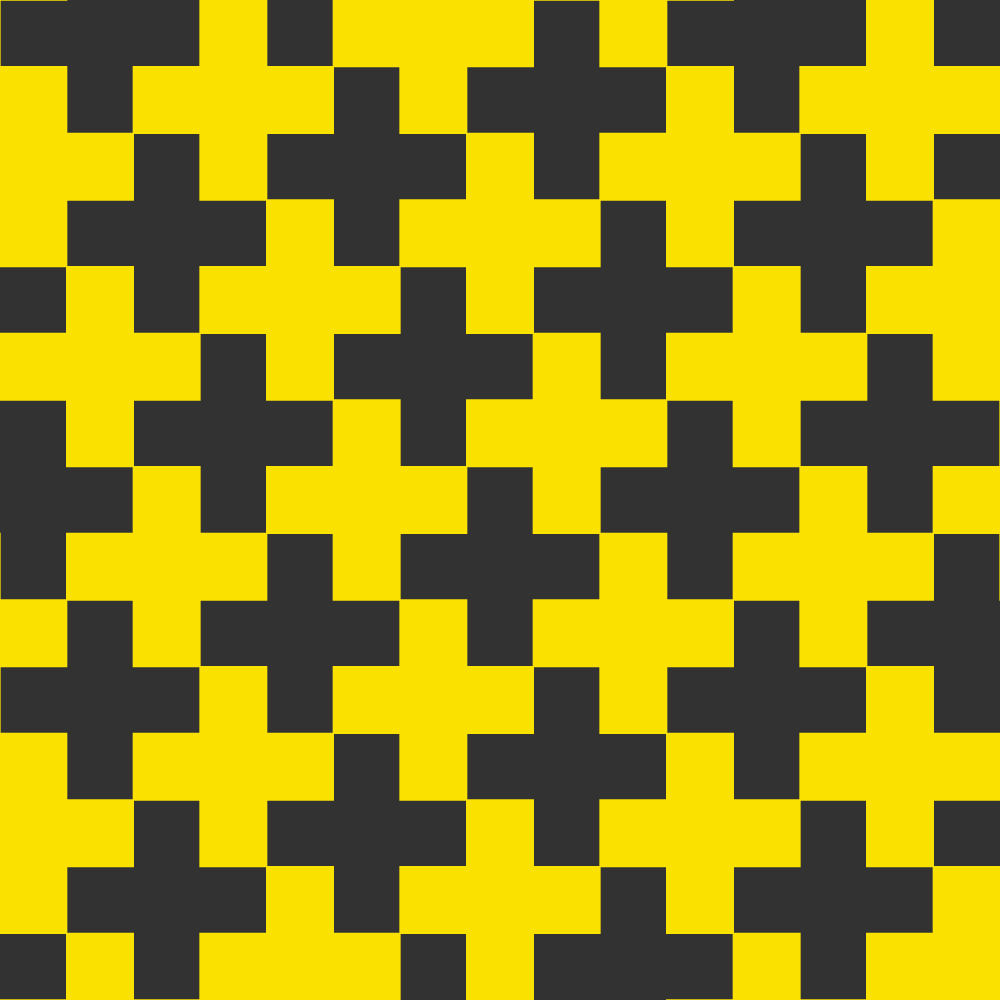
Frame 1 (no input)
Frame 60 (no input): identical to frame 1, image omitted
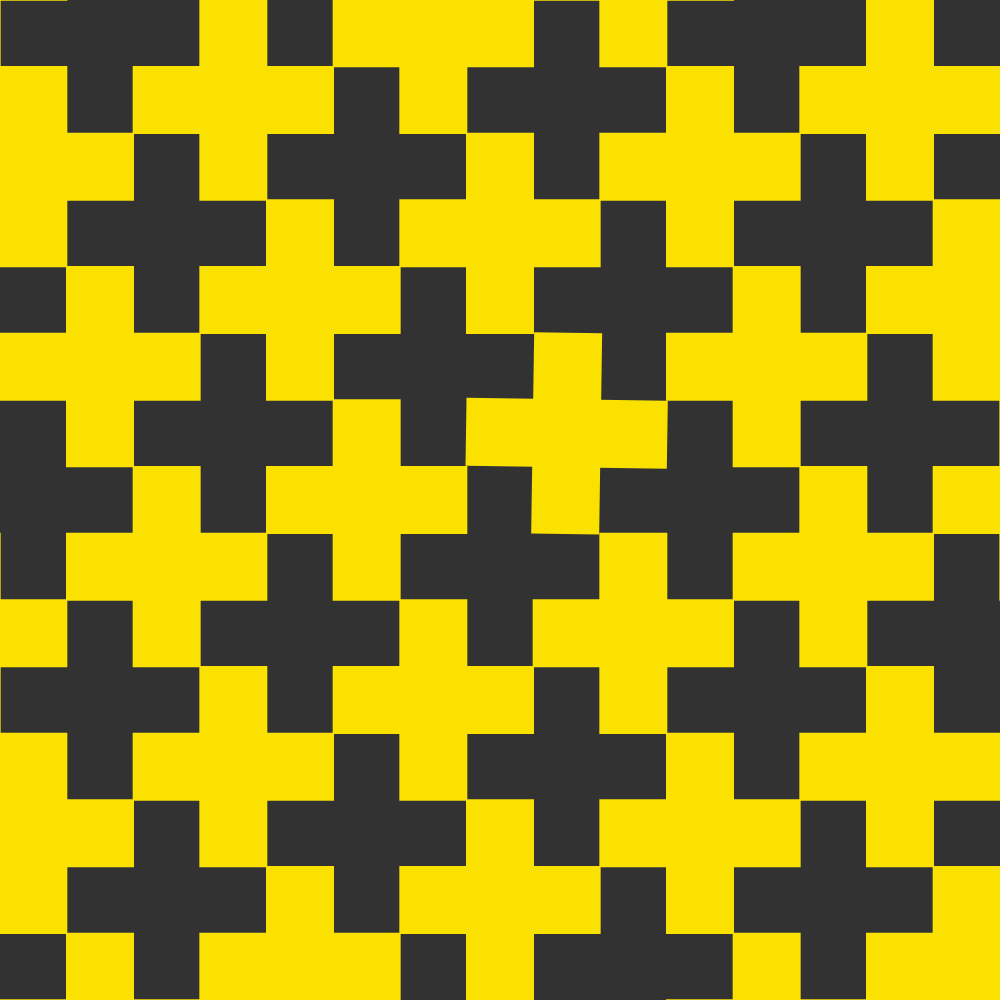
Frame 120 (the mouse pressed at the canvas centre since frame 60)

The p5.js sketch that drew these frames (run headless with seeded random() and noise() and a simulated clock; from frame 60 on, the mouse is pressed at the canvas centre):

// p5.js sketch
// ── sketch.js

var crosses = []
var numCrosses = 5;
var gridSize = numCrosses * 3;
var crossLength;
var squareLength;
var omegaMax = 0.1;
var omegaMin = 0.05;
var vMin = 0.01;
var vMax = 0.1;


function setup() {
  var l = min(windowWidth, windowHeight);
  createCanvas(l, l);
  init();
}

function draw() {
  background(50);
  // if (frameCount % 50 == 0) {
  //   getRandomCross().moving = true;
  // }

  for (var i = 0; i < crosses.length; i++) {
    crosses[i].tickle();
    crosses[i].move();
    crosses[i].show();
  }
}


function grid() {
  stroke(0, 255, 0);
  noFill();
  for (var i = 0; i < gridSize; i++) {
    for (var j = 0; j < gridSize; j++) {
      var x = squareLength * (i + 1/2);
      var y = squareLength * (j + 1/2);
      rect(x, y, squareLength, squareLength);
    }
  }
}

function init() {
  rectMode(CENTER);
  crossLength = width / numCrosses;
  squareLength = crossLength / 3;

  var i = -1;
  var jIni = -1;
  var idx = 0;
  while(i <= gridSize) {
    for (var j = jIni; j <= gridSize; j += 10) {
      crosses.push(new Cross(i, j, crossLength, idx++));
    }
    jIni += 3;
    if (jIni >= 9) {
      jIni -= 10;
    }
    i++;
  }
}

function Cross(i, j, d, idx) {
  this.i = i;
  this.j = j;
  var pos = getXY(i, j);
  this.p = createVector(pos[0], pos[1]);
  if (random(2) < 1) {
    this.sense = 1;
  } else {
    this.sense = -1;
  }
  this.w = random(omegaMin, omegaMax) * this.sense;
  this.v = random(squareLength*vMin, squareLength*vMax);
  this.alpha = 0;
  this.length = d*1.02;
  this.idx = idx;
  this.rotating = false;
  this.translating = false;
  this.distance = 0;
  this.maxRotation = floor(random(1, 5)) * HALF_PI;

  this.tickle = function() {
    if (!mouseX || !mouseY || this.rotating) return;
    var mouseSpeed = dist(mouseX, mouseY, pmouseX, pmouseY);
    var d = dist(mouseX, mouseY, this.p.x, this.p.y);
    touching = d < this.length/2;
    if (touching) {
      var turnarounds = floor(map(mouseSpeed, 0, 100, 1, 5));
      this.maxRotation = turnarounds * HALF_PI;
      this.w = map(mouseSpeed, 0, 100, 0, omegaMax) * this.sense;
      this.rotating = true;
      this.translating = true;
    }
  }

  this.move = function() {
    if (this.rotating) {
      this.alpha += this.w;
      if (abs(this.alpha) > this.maxRotation) {
        this.rotating = false;
        this.alpha = 0;
      }
    }
    // if (this.translating) {
    //   this.distance += this.v;
    //   this.p.x += this.v;
    //   if (abs(this.distance >= squareLength)) {
    //     this.translating = false;
    //     this.distance = 0;
    //   }
    // }
  }

  this.show = function() {
    noStroke();

    push();
    translate(this.p.x, this.p.y);
    rotate(this.alpha);
    fill(250, 225, 0);
    rect(0, 0, this.length/3, this.length/3);

    for (var i = -1; i <= 1; i++) {
      for (var j = -1; j <= 1; j++) {
        if(abs(i) != abs(j)) {
          rect(i * squareLength, j * squareLength, this.length/3, this.length/3);
        }
      }
    }
    // stroke(0)
    // fill(0)
    // text(this.idx, 0, 0);
    pop();
  }
}


function getXY(i, j) {
  var x = squareLength * (i + 1/2);
  var y = squareLength * (j + 1/2);
  return [x, y];
}


function getRandomCross() {
  var idx = floor(random(crosses.length));
  return crosses[idx];
}
